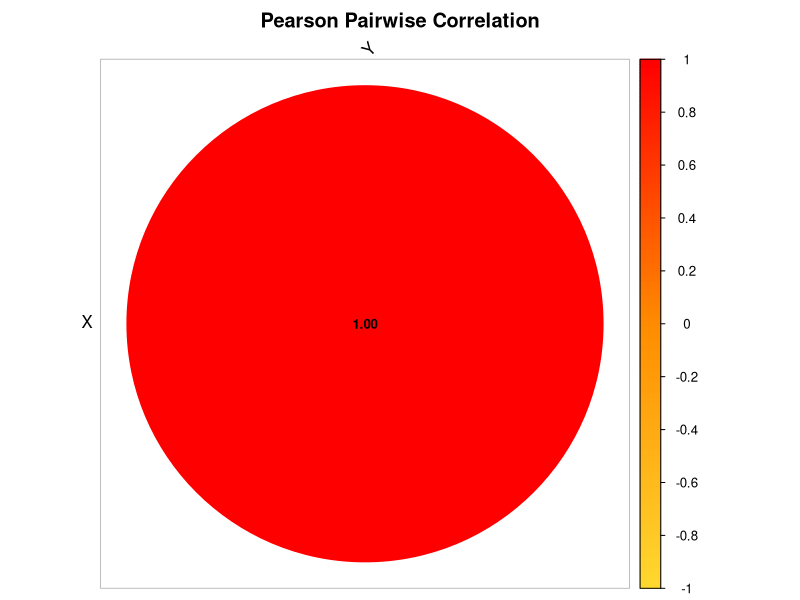
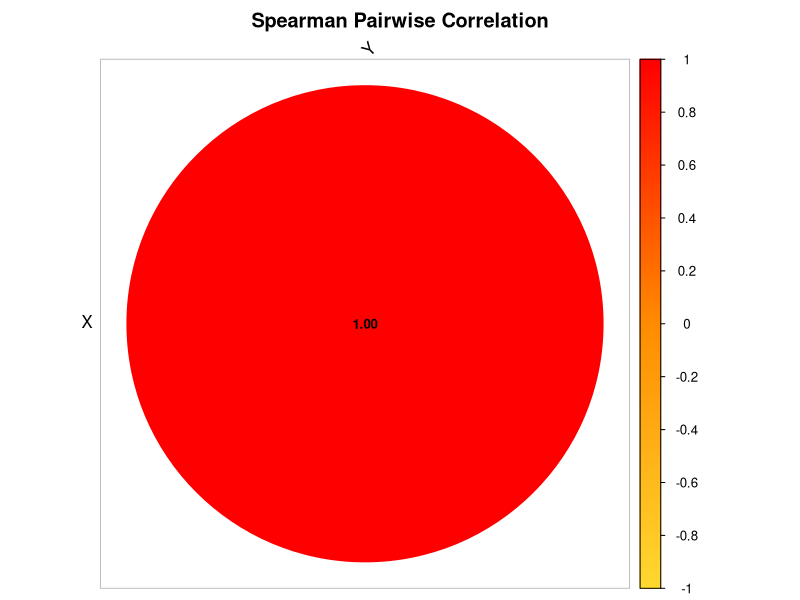

Write the R code that produced these figures, in order.
################################################################################
################ CORRELATION-BASED NETWORK INFERENCE ###########################
################################################################################

# ============================================================
# Working Directory
# ============================================================

setwd('/Users/gio/Desktop/My Dissertation/Dissertation Focus/Main Version/1_Basic_Net_Raw/Simple_Network_10')

# ============================================================
# Required Libraries
# ============================================================

library(dplyr)
library(tidyr)
library(corrplot)

################################################################################
################################################################################

# ============================================================
# CORRELATION-BASED NETWORK INFERENCE
# Pearson and Spearman Correlation
# ============================================================
#
# Purpose:
#   • Provide classical baseline methods for comparison with CIRN
#   • Infer signed but UNDIRECTED associations
#   • Convert associations into directed edges for evaluation
#
# NOTE:
#   Correlation does NOT infer causality or direction.
#   Edges are duplicated in both directions for comparability.
# ============================================================

infer_network_correlation <- function(df, time_col, method = "pearson",
                                      cor_threshold = 0.3,
                                      p_threshold = 0.05) {
  
  # ------------------------------------------------------------
  # 1. Remove time column
  # ------------------------------------------------------------
  
  vars <- setdiff(names(df), time_col)
  data_mat <- df[, vars]
  
  # ------------------------------------------------------------
  # 2. Start runtime measurement
  # ------------------------------------------------------------
  
  start_time <- Sys.time()
  
  # ------------------------------------------------------------
  # 3. Compute correlation matrix
  # ------------------------------------------------------------
  
  cor_matrix <- cor(
    data_mat,
    method = method,
    use = "pairwise.complete.obs"
  )
  
  # ------------------------------------------------------------
  # 4. Compute p-values
  # ------------------------------------------------------------
  
  p_matrix <- matrix(
    NA,
    nrow = length(vars),
    ncol = length(vars),
    dimnames = list(vars, vars)
  )
  
  for (i in seq_along(vars)) {
    for (j in seq_along(vars)) {
      
      if (i == j) next
      
      test <- suppressWarnings(
        cor.test(
          data_mat[[vars[i]]],
          data_mat[[vars[j]]],
          method = method
        )
      )
      
      p_matrix[i, j] <- test$p.value
    }
  }
  
  # ------------------------------------------------------------
  # 5. Edge extraction
  # ------------------------------------------------------------
  
  edges <- data.frame()
  
  for (i in seq_along(vars)) {
    for (j in seq_along(vars)) {
      
      if (i == j) next
      
      r <- cor_matrix[i, j]
      p <- p_matrix[i, j]
      
      if (!is.na(r) &&
          abs(r) >= cor_threshold &&
          p < p_threshold) {
        
        edges <- rbind(
          edges,
          data.frame(
            predictor_set = paste0(method, "_correlation"),
            term = vars[i],
            target = vars[j],
            omega = r,
            odds_ratio = NA,
            sign = sign(r),
            regulation_type = ifelse(
              r > 0,
              "activation",
              "inhibition"
            ),
            rel_strength = abs(r),
            hdi_lower95 = NA,
            hdi_upper95 = NA,
            eti_lower95 = NA,
            eti_upper95 = NA,
            method = paste(method, "correlation")
          )
        )
      }
    }
  }
  
  # ------------------------------------------------------------
  # 6. Stop runtime measurement
  # ------------------------------------------------------------
  
  end_time <- Sys.time()
  
  runtime_seconds <- as.numeric(
    difftime(end_time, start_time, units = "secs")
  )
  
  message(
    "⏱ ", method, " correlation runtime: ",
    round(runtime_seconds, 4),
    " seconds"
  )
  
  return(list(
    edges = edges,
    runtime = runtime_seconds,
    cor_matrix = cor_matrix,
    p_matrix = p_matrix
  ))
}

################################################################################
################################################################################

# ============================================================
# Bubble Correlation Heatmap (like your example)
# ============================================================

plot_correlation_bubble <- function(cor_matrix, method_name = "Correlation") {
  
  corrplot(
    cor_matrix,
    
    method = "circle",           # circles like your figure
    type = "upper",              # upper triangle
    
    addCoef.col = "black",       # numbers inside circles
    number.cex = 0.8,
    
    col = colorRampPalette(
      c("#FFD92F", "#FF8C00", "#FF0000")
    )(200),                      # yellow → orange → red
    
    tl.col = "black",
    tl.srt = 45,
    
    diag = FALSE,
    
    title = paste(method_name, "Pairwise Correlation"),
    mar = c(0,0,2,0)
  )
}

################################################################################
################################################################################

# ============================================================
# Load Dataset
# ============================================================

sim_df <- read.csv("Simple_Network_10.csv") %>%
  na.omit()

time_col <- names(sim_df)[1]

################################################################################
################################################################################

# ============================================================
# Pearson Correlation Network
# ============================================================

pearson_res <- infer_network_correlation(
  df = sim_df,
  time_col = time_col,
  method = "pearson"
)

pearson_edges <- pearson_res$edges
pearson_edges

pearson_cor_mat <- pearson_res$cor_matrix
pearson_cor_mat

pearson_p_mat <- pearson_res$p_matrix
pearson_p_mat

# Pearson bubble heatmap

plot_correlation_bubble(
  pearson_res$cor_matrix,
  "Pearson"
)

################################################################################
################################################################################

# ============================================================
# Spearman Correlation Network
# ============================================================

spearman_res <- infer_network_correlation(
  df = sim_df,
  time_col = time_col,
  method = "spearman"
)

spearman_edges <- spearman_res$edges
spearman_edges

spearman_cor_mat <- spearman_res$cor_matrix
spearman_cor_mat

spearman_p_mat <- spearman_res$p_matrix
spearman_p_mat

# Spearman bubble heatmap

plot_correlation_bubble(
  spearman_res$cor_matrix,
  "Spearman"
)

################################################################################
################################################################################

# ============================================================
# Optional: Save figures for thesis / manuscript
# ============================================================

#pdf("Pearson_Correlation_Bubble.pdf", width = 6, height = 6)

#plot_correlation_bubble(
#  pearson_res$cor_matrix,
#  "Pearson"
#)

#dev.off()


#pdf("Spearman_Correlation_Bubble.pdf", width = 6, height = 6)

#plot_correlation_bubble(
#  spearman_res$cor_matrix,
#  "Spearman"
#)

#dev.off()

################################################################################
############################### ~ END ~ ########################################
################################################################################
